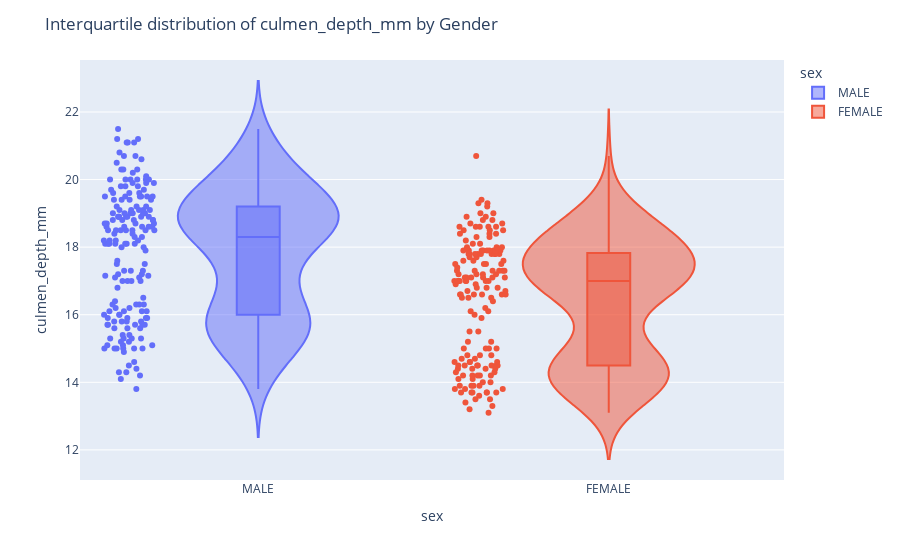

Source (notebook cell):
### Code cell
fig = px.violin(df, y="culmen_depth_mm", x="sex", color="sex", box=True, points="all")
fig.update_layout(title="Interquartile distribution of culmen_depth_mm by Gender")
fig.show()

### Figure 1 — Plotly figure (JSON) as saved in the notebook; plotly's stock layout.template omitted (floating-point values rounded to 4 significant figures; data arrays with more than 128 entries replaced by an {"elided": "..."} marker saying what was removed)
{"data": [{"alignmentgroup": "True", "box": {"visible": true}, "hovertemplate": "sex=%{x}<br>culmen_depth_mm=%{y}<extra></extra>", "legendgroup": "MALE", "marker": {"color": "#636efa"}, "name": "MALE", "offsetgroup": "MALE", "orientation": "v", "points": "all", "scalegroup": "True", "showlegend": true, "type": "violin", "x": {"elided": "178 str values"}, "x0": " ", "xaxis": "x", "y": {"elided": "178 float values"}, "y0": " ", "yaxis": "y"}, {"alignmentgroup": "True", "box": {"visible": true}, "hovertemplate": "sex=%{x}<br>culmen_depth_mm=%{y}<extra></extra>", "legendgroup": "FEMALE", "marker": {"color": "#EF553B"}, "name": "FEMALE", "offsetgroup": "FEMALE", "orientation": "v", "points": "all", "scalegroup": "True", "showlegend": true, "type": "violin", "x": {"elided": "165 str values"}, "x0": " ", "xaxis": "x", "y": {"elided": "165 float values"}, "y0": " ", "yaxis": "y"}], "layout": {"legend": {"title": {"text": "sex"}, "tracegroupgap": 0}, "margin": {"t": 60}, "title": {"text": "Interquartile distribution of culmen_depth_mm by Gender"}, "violinmode": "overlay", "xaxis": {"anchor": "y", "categoryarray": ["MALE", "FEMALE"], "categoryorder": "array", "domain": [0, 1], "title": {"text": "sex"}}, "yaxis": {"anchor": "x", "domain": [0, 1], "title": {"text": "culmen_depth_mm"}}}}
